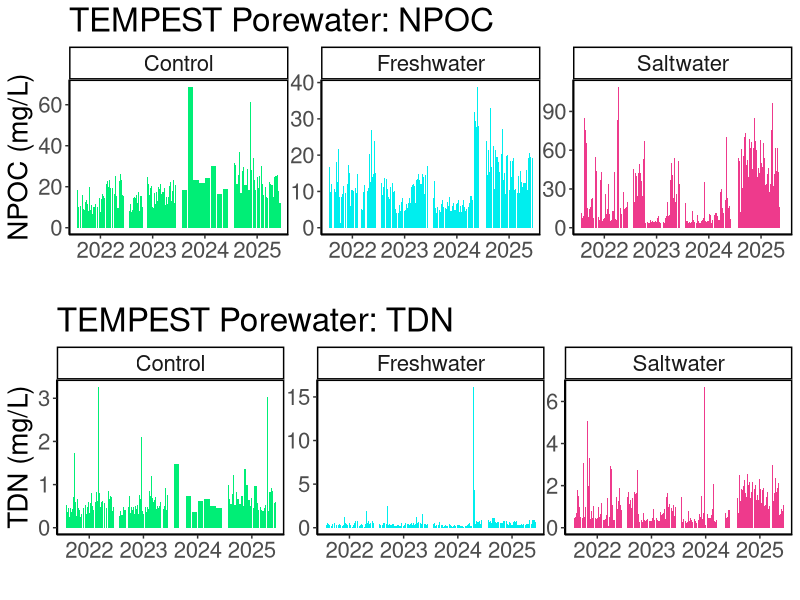
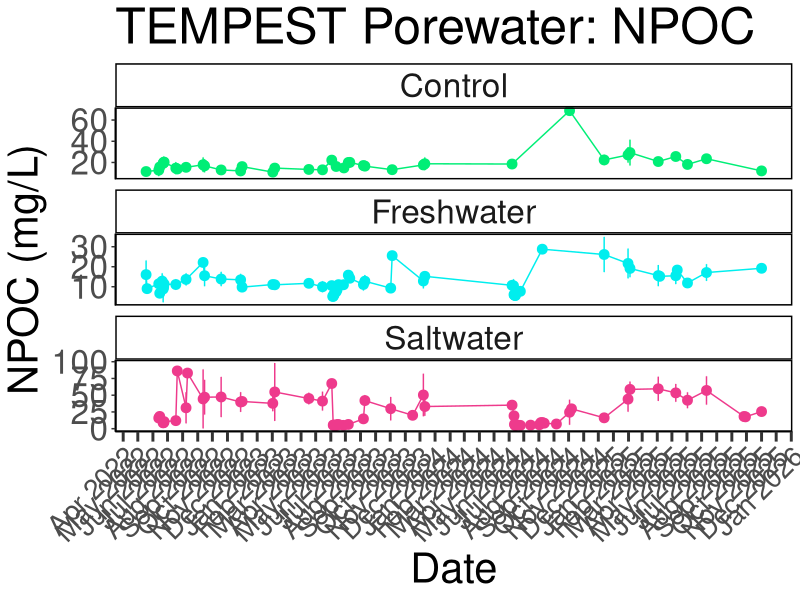
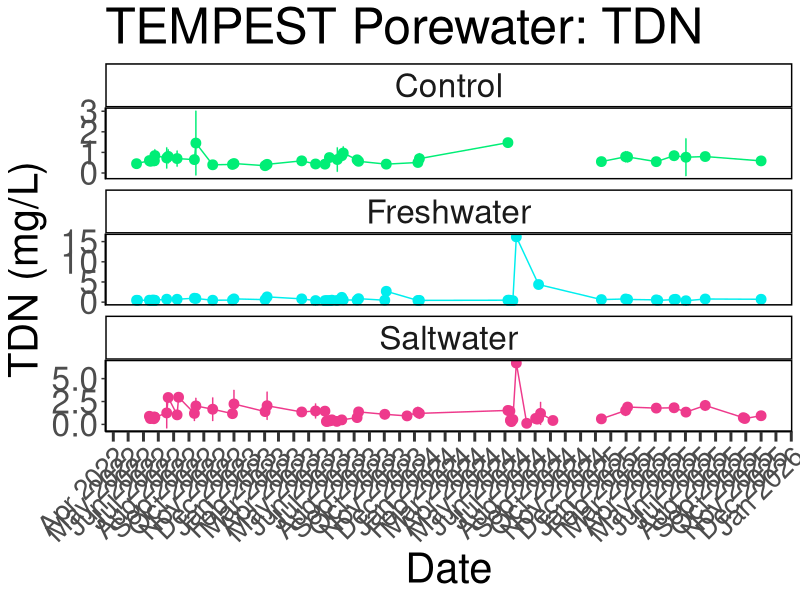
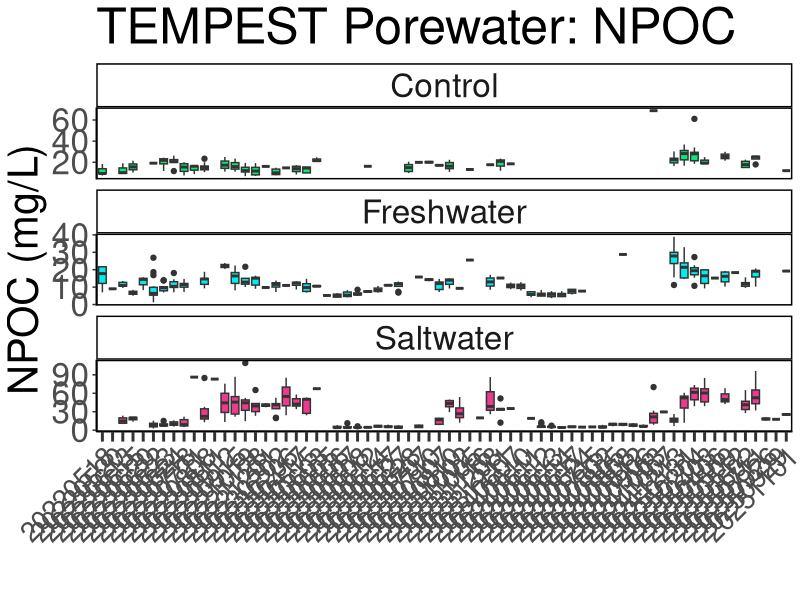
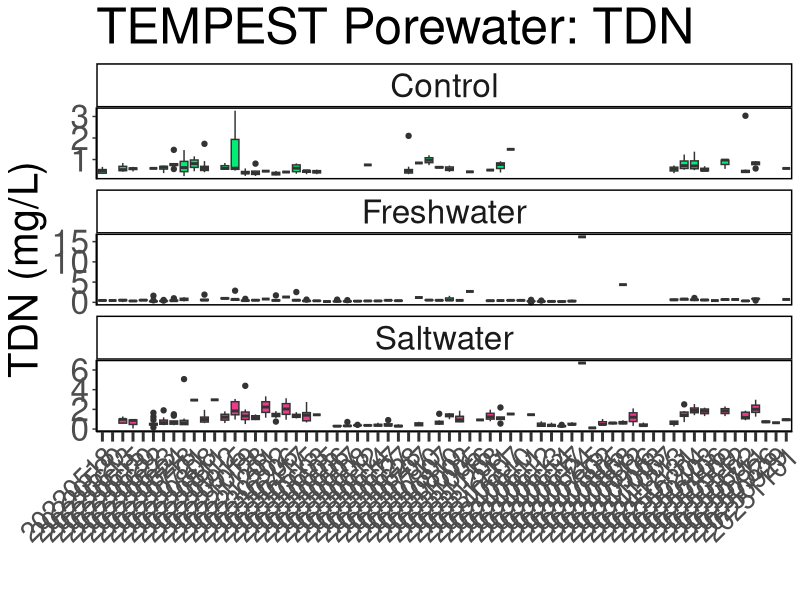
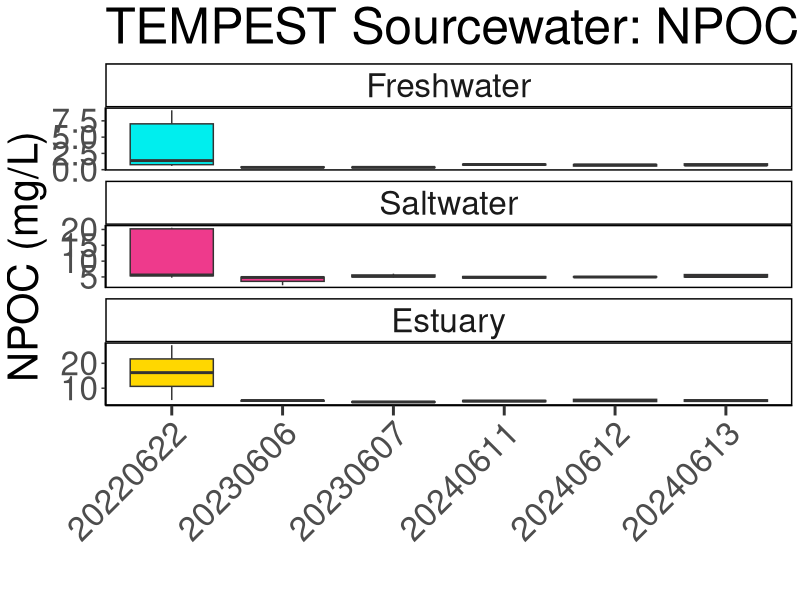
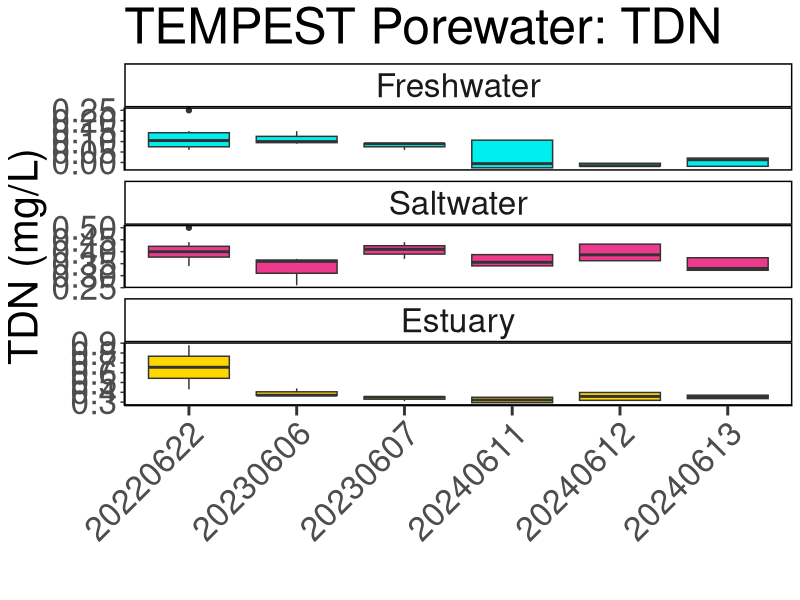

These figures' R source, in order:
## ---- chunk 1
library(dplyr)
library(ggplot2)
library(ggpubr)
library(stringr)
library(readxl)
library(tidyr)
library(tibble)
library(openxlsx)
library(knitr)
## ---- chunk 2

#read in 2023 DOC Data:
dat22 <- read.csv("tmp_doc_2022/COMPASS_TEMPEST_DOC_2022.csv", colClasses = "character")
# head(dat24)
colnames(dat22)

#read in 2023 DOC Data:
dat23 <- read.csv("tmp_doc_2023/COMPASS_TEMPEST_DOC_2023.csv", colClasses = "character")
# head(dat24)
colnames(dat23)

#read in 2024 DOC Data:
dat24 <- read.csv("tmp_doc_2024/COMPASS_TEMPEST_DOC_2024.csv", colClasses = "character")
# head(dat24)
colnames(dat24)

#read in 2025 DOC Data:
dat25 <- read.csv("tmp_doc_2025/COMPASS_TEMPEST_DOC_2025.csv", colClasses = "character")
# head(dat25)
colnames(dat25)

raw_dat <- bind_rows(dat22, dat23, dat24, dat25)

##Sourcewater samples should be NA for depth, all other samples 15 cm. 
raw_dat <- raw_dat %>% 
  mutate(Depth_cm = ifelse(str_detect(Sample_ID, "SOURCE"), NA, 15))

##Convert Collection Date into Date format
raw_dat$Collection_Date <- as.character(raw_dat$Collection_Date)
raw_dat$Collection_Date_formatted <- as.Date(raw_dat$Collection_Date, format = "%Y%m%d")

##Extract Year and month from Collection Date
raw_dat$Year <- format(raw_dat$Collection_Date_formatted, format = "%Y")
raw_dat$Month <- format(raw_dat$Collection_Date_formatted, format = "%m")
raw_dat$Day <- format(raw_dat$Collection_Date_formatted, format = "%d")

##Uppercase sample IDs
raw_dat$Sample_ID <- toupper(raw_dat$Sample_ID)

all_dat <- raw_dat %>%
  rename(
    Plot = plot, 
    Grid = grid
  ) %>%
  dplyr::select(
    Project, Site, Plot, Grid, Depth_cm, Sample_ID, 
    npoc_mgL, npoc_uM, npoc_flag, tdn_mgL, tdn_uM, tdn_flag, Analysis_runtime,
    Run_notes, Field_notes, Evacuation_date_YYYMMDD, Collection_Date_YYYYMMDD, 
    Collection_Start_Time_24hrs, Collection_End_Time_24hrs, EST_EDT, Volume_mL
        # list columns in the order you want them
  )


##Set 4 decimal points max
all_dat$npoc_uM <- as.numeric(all_dat$npoc_uM)
all_dat$tdn_uM <- as.numeric(all_dat$tdn_uM)

all_dat <- all_dat %>%
  mutate(npoc_uM = round(npoc_uM, 2)) %>%
  mutate(tdn_uM = round(tdn_uM, 2))

## ---- chunk 3

colnames(all_dat)

#pull the column names from the all_dat dataframe and create a new dataframe with them 
metadat <- data.frame(Column_Names = colnames(all_dat))
metadat

metadat$Description <- ""
metadat$Units <- ""
metadat$Instrument_ifapplicable <- ""

#add information about each line: 

metadat$Description <- c("Project name", 
                         "Site where sample collected", 
                         "Plot where sample collected (SW = Saltwater, FW = Freshwater, C = 
                         Control, Estuary)", 
                         "Grid where sample collected (Letter + Number)", 
                         "Depth where sample collected", 
                         "Sample Identifier", 
                         "Non-Purgeable Organic Carbon (NPOC) concentration in mg/L", 
                         "Non-Purgeable Organic Carbon (NPOC) concentration in uM", 
                         "QAQC Flags generated during checks of NPOC standards, blanks, dups, and spks", 
                         "Total Dissolved Nitrogen (TDN) concentration in mg/L", 
                         "Total Dissolved Nitrogen (TDN) concentration in uM",                          
                         "QAQC Flags generated during checks of TDN standards, blanks, dups, and spks", 
                         "The date that samples were run on the Shimadzu TOC", 
                         "Any notes generated during QAQC", 
                         "Any notes generated during sample collection in the field", 
                         "Date lysimeter evacuated", 
                         "Date sample collected", 
                         "Time lysimeter evacuated", 
                         "Time sample collected", 
                         "Time zone of sample collection", 
                         "Volume of sample collected (mL)")

metadat$Units <-       c("NA", 
                         "NA",
                         "NA", 
                         "NA", 
                         "cm",
                         "NA",
                         "mg/L",
                         "uM",
                         "NA", 
                         "mg/L",
                         "uM",
                         "NA", 
                         "NA",
                         "NA", 
                         "NA", 
                         "NA",
                         "NA", 
                         "NA", 
                         "NA",
                         "NA", 
                         "mL")

metadat$Instrument_ifapplicable <-  
  
                       c("NA", 
                         "NA",
                         "NA", 
                         "NA",
                         "cm",
                         "NA", 
                         "Shimadzu TOC",
                         "Shimadzu TOC",
                         "NA", 
                         "Shimadzu TOC",
                         "Shimadzu TOC",
                         "NA", 
                         "NA",
                         "NA", 
                         "NA", 
                         "NA",
                         "NA", 
                         "NA", 
                         "NA",
                         "NA", 
                         "mL")


## ---- chunk 4

#write out a csv of all the data to the main folder: 
write.csv(all_dat, "COMPASS_TEMPEST_DOC_AllData.csv")


#write out a csv of the metadata associated with the data: 
write.csv(metadat, "COMPASS_TEMPEST_DOC_Metadata.csv")

## ---- chunk 5

##Remove Sourcewater
data_plotting <- raw_dat %>%
  filter(!str_detect(grid, "Source"))

data_plotting$npoc_mgL <- as.numeric(data_plotting$npoc_mgL)
data_plotting$tdn_mgL <- as.numeric(data_plotting$tdn_mgL)

data_plotting <- data_plotting %>% 
    mutate(
    plot_1 = case_when(
      plot == "C" ~ "Control",
      plot == "FW" ~ "Freshwater",
      plot == "SW" ~ "Saltwater",
      TRUE ~ plot  # keep everything else unchanged
    )
  ) %>%
  mutate(plot_1 = factor(plot_1, levels = c("Control", "Freshwater", "Saltwater")))

#Plot data by year and change colors based on Grid:
viz_npoc_plot <- ggplot(data_plotting, aes(x = as.character(Year), y = npoc_mgL, fill = plot_1)) +
  geom_bar(stat = "identity", position = position_dodge2(preserve = "total")) +
  facet_wrap( ~ plot_1, scales="free") +
  scale_fill_manual(values = c(
    "Control" = "springgreen2",
    "Freshwater" = "cyan2",
    "Saltwater" = "violetred2"
  )) +
  theme_classic() +
  labs(x = " ", y = "NPOC (mg/L)", title = "TEMPEST Porewater: NPOC") +
  theme(
    panel.spacing = unit(.05, "lines"), 
    panel.border = element_rect(color = "black", fill = NA, linewidth = 1)) + 
  theme(text = element_text(size = 20))+ 
  theme(legend.position = "none")


# viz_npoc_plot

viz_tdn_plot <- ggplot(data_plotting, aes(x = as.character(Year), y = tdn_mgL, fill = plot_1)) +
  geom_bar(stat = "identity", position = position_dodge2(preserve = "total")) +
  facet_wrap( ~ plot_1, scales="free") +
  scale_fill_manual(values = c(
    "Control" = "springgreen2",
    "Freshwater" = "cyan2",
    "Saltwater" = "violetred2"
  )) +
  theme_classic() +
  labs(x = " ", y = "TDN (mg/L)", title = "TEMPEST Porewater: TDN") +
  theme(
    panel.spacing = unit(.05, "lines"), 
    panel.border = element_rect(color = "black", fill = NA, linewidth = 1)) + 
  theme(text = element_text(size = 20))+ 
  theme(legend.position = "none")

# viz_tdn_plot

ggarrange(viz_npoc_plot, viz_tdn_plot, nrow=2, ncol=1)


## ---- chunk 6

##Summarize DOC by Date and Grid
DOC_avg <- data_plotting %>%
  group_by(Collection_Date_formatted, plot_1) %>%
   dplyr::summarize(mean_npoc = mean(npoc_mgL, na.rm=TRUE),
            sd_npoc = sd(npoc_mgL, na.rm=TRUE),
            mean_tdn = mean(tdn_mgL, na.rm=TRUE),
            sd_tdn = sd(tdn_mgL, na.rm=TRUE))

# Define the specific date breaks you want to display
specific_breaks <- as.Date(c("2022-01-01","2023-01-01","2024-01-01", "2025-01-01"))

viz_npoc_plot_avgs <- ggplot(DOC_avg, aes(x = Collection_Date_formatted, y = mean_npoc, color = plot_1)) +
  geom_point(size = 3) + 
  geom_errorbar(aes(ymin = mean_npoc - sd_npoc, ymax = mean_npoc + sd_npoc), width = 0.2) + 
  geom_line() + 
  facet_wrap( ~ plot_1, scales="free_y", ncol = 1) +
  scale_color_manual(values = c(
    "Control" = "springgreen2",
    "Freshwater" = "cyan2",
    "Saltwater" = "violetred2"
  )) +
  theme_classic() +
  labs(x = "Date", y = "NPOC (mg/L)", title = "TEMPEST Porewater: NPOC") +
  theme(
    panel.spacing = unit(0.5, "lines"), 
    panel.border = element_rect(color = "black", fill = NA, linewidth = 1)) +
  theme(text = element_text(size = 30))+
  scale_x_date(date_labels = "%b %Y", date_breaks = "1 month") + # Format x-axis labels
  theme(axis.ticks.x = element_line(linewidth = 1))+
  theme(axis.ticks.length.x = unit(0.25, "cm"))+ 
  theme(legend.position = "none")+ 
  theme(axis.text.x = element_text(angle = 45, hjust = 1, size = 20))

viz_npoc_plot_avgs


viz_tdn_plot_avgs <- ggplot(DOC_avg, aes(x = Collection_Date_formatted, y = mean_tdn, color = plot_1)) +
  geom_point(size = 3) + 
  geom_errorbar(aes(ymin = mean_tdn - sd_tdn, ymax = mean_tdn + sd_tdn), width = 0.2) + 
  geom_line() + 
  facet_wrap( ~ plot_1, scales="free_y", ncol = 1) +
  scale_color_manual(values = c(
    "Control" = "springgreen2",
    "Freshwater" = "cyan2",
    "Saltwater" = "violetred2"
  )) +
  theme_classic() +
  labs(x = "Date", y = "TDN (mg/L)", title = "TEMPEST Porewater: TDN") +
  theme(
    panel.spacing = unit(0.5, "lines"), 
    panel.border = element_rect(color = "black", fill = NA, linewidth = 1)) +
  theme(text = element_text(size = 30))+
  scale_x_date(date_labels = "%b %Y", date_breaks = "1 month") + # Format x-axis labels
  theme(axis.ticks.x = element_line(linewidth = 1))+
  theme(axis.ticks.length.x = unit(0.25, "cm"))+ 
  theme(legend.position = "none")+ 
  theme(axis.text.x = element_text(angle = 45, hjust = 1, size = 20))

viz_tdn_plot_avgs

# ggarrange(viz_cl_plot_avgs, viz_tdn_plot_avgs, nrow=1, ncol=2)

## ---- chunk 7

##Boxplot Summarize DOC by Date, Site, and Grid
viz_npoc_boxplot <- ggplot(data_plotting, aes(x = Collection_Date,  y = npoc_mgL, fill = plot_1)) +
  geom_boxplot() + 
  facet_wrap( ~ plot_1, scales="free_y", ncol = 1) +
  # scale_x_discrete(drop = TRUE) +
  scale_fill_manual(values = c(
    "Control" = "springgreen2",
    "Freshwater" = "cyan2",
    "Saltwater" = "violetred2"
  ), labels = c("Control", "Freshwater", "Saltwater")) +
  theme_classic() +
  labs(x = " ", y = "NPOC (mg/L)", title = "TEMPEST Porewater: NPOC") +
  theme(
    panel.spacing = unit(0.5, "lines"), 
    panel.border = element_rect(color = "black", fill = NA, linewidth = 1)) +
  theme(axis.text.x = element_text(angle = 45, vjust = 1, hjust = 1, size = 20))+ 
  theme(text = element_text(size = 30))+
  theme(axis.ticks.x = element_line(linewidth = 1))+
  theme(axis.ticks.length.x = unit(0.25, "cm"))+ 
  theme(legend.position = "none")

viz_npoc_boxplot


viz_tdn_boxplot <- ggplot(data_plotting, aes(x = Collection_Date,  y = tdn_mgL, fill = plot_1)) +
  geom_boxplot() + 
  facet_wrap( ~ plot_1, scales="free_y", ncol = 1) +
  scale_x_discrete(drop = TRUE) +
  scale_fill_manual(values = c(
    "Control" = "springgreen2",
    "Freshwater" = "cyan2",
    "Saltwater" = "violetred2"
  ), labels = c("Control", "Freshwater", "Saltwater")) +
  theme_classic() +
  labs(x = " ", y = "TDN (mg/L)", title = "TEMPEST Porewater: TDN") +
  theme(
    panel.spacing = unit(0.5, "lines"), 
    panel.border = element_rect(color = "black", fill = NA, linewidth = 1)) +
  theme(axis.text.x = element_text(angle = 45, vjust = 1, hjust = 1, size = 20))+ 
  theme(text = element_text(size = 30))+
  theme(axis.ticks.x = element_line(linewidth = 1))+
  theme(axis.ticks.length.x = unit(0.25, "cm"))+ 
  theme(legend.position = "none")

viz_tdn_boxplot

# ggarrange(viz_cl_boxplot, viz_so4_boxplot, nrow=1, ncol=2)

# # Save as a PNG
# png("COMPASS_SynopticCB_Cl_alldata.png", width = 2000, height = 1200, res = 100) 
# print(viz_cl_boxplot)  # For ggplot objects, use print()
# dev.off() 
# 
# # Save as a PNG
# png("COMPASS_SynopticCB_SO4_alldata.png", width = 2000, height = 1200, res = 100) 
# print(viz_so4_boxplot)  # For ggplot objects, use print()
# dev.off() 

## ---- chunk 8

##Only Sourcewater
data_plotting_source <- raw_dat %>%
  filter(str_detect(grid, "Source"))

data_plotting_source$npoc_mgL <- as.numeric(data_plotting_source$npoc_mgL)
data_plotting_source$tdn_mgL <- as.numeric(data_plotting_source$tdn_mgL)

data_plotting_source <- data_plotting_source %>% 
    mutate(
    plot_1 = case_when(
      plot == "C" ~ "Control",
      plot == "FW" ~ "Freshwater",
      plot == "SW" ~ "Saltwater",
      plot == "ESTUARY" ~ "Estuary",
      TRUE ~ plot  # keep everything else unchanged
    )
  ) %>%
  mutate(plot_1 = factor(plot_1, levels = c("Control", "Freshwater", "Saltwater", "Estuary")))

##Boxplot Summarize DOC by Date, Site, and Grid
viz_npoc_boxplot <- ggplot(data_plotting_source, aes(x = Collection_Date,  y = npoc_mgL, fill = plot_1)) +
  geom_boxplot() + 
  facet_wrap( ~ plot_1, scales="free_y", ncol = 1) +
  # scale_x_discrete(drop = TRUE) +
  scale_fill_manual(values = c(
    "Control" = "springgreen2",
    "Freshwater" = "cyan2",
    "Saltwater" = "violetred2", 
    "Estuary" = "gold"
  ), labels = c("Control", "Freshwater", "Saltwater", "Estuary")) +
  theme_classic() +
  labs(x = " ", y = "NPOC (mg/L)", title = "TEMPEST Sourcewater: NPOC") +
  theme(
    panel.spacing = unit(0.5, "lines"), 
    panel.border = element_rect(color = "black", fill = NA, linewidth = 1)) +
  theme(axis.text.x = element_text(angle = 45, vjust = 1, hjust = 1))+ 
  theme(text = element_text(size = 30))+
  theme(axis.ticks.x = element_line(linewidth = 1))+
  theme(axis.ticks.length.x = unit(0.25, "cm"))+ 
  theme(legend.position = "none")

viz_npoc_boxplot


viz_tdn_boxplot <- ggplot(data_plotting_source, aes(x = Collection_Date,  y = tdn_mgL, fill = plot_1)) +
  geom_boxplot() + 
  facet_wrap( ~ plot_1, scales="free_y", ncol = 1) +
  scale_x_discrete(drop = TRUE) +
  scale_fill_manual(values = c(
    "Control" = "springgreen2",
    "Freshwater" = "cyan2",
    "Saltwater" = "violetred2", 
    "Estuary" = "gold"
  ), labels = c("Control", "Freshwater", "Saltwater", "Estuary")) +
  theme_classic() +
  labs(x = " ", y = "TDN (mg/L)", title = "TEMPEST Porewater: TDN") +
  theme(
    panel.spacing = unit(0.5, "lines"), 
    panel.border = element_rect(color = "black", fill = NA, linewidth = 1)) +
  theme(axis.text.x = element_text(angle = 45, vjust = 1, hjust = 1))+ 
  theme(text = element_text(size = 30))+
  theme(axis.ticks.x = element_line(linewidth = 1))+
  theme(axis.ticks.length.x = unit(0.25, "cm"))+ 
  #scale_x_discrete(labels = c("Upland", "Swamp", "Transition", "Wetland", "Surface Water"))+ 
  theme(legend.position = "none")

viz_tdn_boxplot

# ggarrange(viz_cl_boxplot, viz_so4_boxplot, nrow=1, ncol=2)

# # Save as a PNG
# png("COMPASS_SynopticCB_Cl_alldata.png", width = 2000, height = 1200, res = 100) 
# print(viz_cl_boxplot)  # For ggplot objects, use print()
# dev.off() 
# 
# # Save as a PNG
# png("COMPASS_SynopticCB_SO4_alldata.png", width = 2000, height = 1200, res = 100) 
# print(viz_so4_boxplot)  # For ggplot objects, use print()
# dev.off() 

## ---- chunk 9
# It would also be great to add to our collation codes a summary chunk that will calculate value ranges, means, and standard deviations (and errors) for each site, Grid, depth for each year; also for each site Grid, depth overall; and for each site and Grid overall so that we have some easy access to metrics. Was just thinking this might be helpful today when re-collating the DIC data.

colnames(data_plotting)

##Metrics for each Grid for each year
summary_by_year <- data_plotting %>%
  group_by(Year, plot_1) %>%
   reframe(
     min_npoc_mgL = min(npoc_mgL, na.rm=TRUE),
     max_npoc_mgL = max(npoc_mgL, na.rm=TRUE), 
     mean_npoc_mgL = mean(npoc_mgL, na.rm=TRUE), 
     sd_npoc_mgL = sd(npoc_mgL, na.rm=TRUE), 

     min_tdn_mgL = min(tdn_mgL, na.rm=TRUE),
     max_tdn_mgL = max(tdn_mgL, na.rm=TRUE), 
     mean_tdn_mgL = mean(tdn_mgL, na.rm=TRUE), 
     sd_tdn_mgL = sd(tdn_mgL, na.rm=TRUE)) %>%
  mutate(across(where(is.numeric), round, digits = 4)) 

##Metrics for each Grid for all years
summary_all_years <- data_plotting %>%
  group_by(plot_1) %>%
   reframe(
     min_npoc_mgL = min(npoc_mgL, na.rm=TRUE),
     max_npoc_mgL = max(npoc_mgL, na.rm=TRUE), 
     mean_npoc_mgL = mean(npoc_mgL, na.rm=TRUE), 
     sd_npoc_mgL = sd(npoc_mgL, na.rm=TRUE), 

     min_tdn_mgL = min(tdn_mgL, na.rm=TRUE),
     max_tdn_mgL = max(tdn_mgL, na.rm=TRUE), 
     mean_tdn_mgL = mean(tdn_mgL, na.rm=TRUE), 
     sd_tdn_mgL = sd(tdn_mgL, na.rm=TRUE)) %>%
  mutate(across(where(is.numeric), round, digits = 4)) 

## ---- chunk 10
# It would also be great to add to our collation codes a summary chunk that will calculate value ranges, means, and standard deviations (and errors) for each site, Grid, depth for each year; also for each site Grid, depth overall; and for each site and Grid overall so that we have some easy access to metrics. Was just thinking this might be helpful today when re-collating the DIC data.

colnames(data_plotting_source)

##Metrics for each Grid for each year
summary_by_year_source <- data_plotting_source %>%
  group_by(Year, plot_1) %>%
   reframe(
     min_npoc_mgL = min(npoc_mgL, na.rm=TRUE),
     max_npoc_mgL = max(npoc_mgL, na.rm=TRUE), 
     mean_npoc_mgL = mean(npoc_mgL, na.rm=TRUE), 
     sd_npoc_mgL = sd(npoc_mgL, na.rm=TRUE), 

     min_tdn_mgL = min(tdn_mgL, na.rm=TRUE),
     max_tdn_mgL = max(tdn_mgL, na.rm=TRUE), 
     mean_tdn_mgL = mean(tdn_mgL, na.rm=TRUE), 
     sd_tdn_mgL = sd(tdn_mgL, na.rm=TRUE)) %>%
  mutate(across(where(is.numeric), round, digits = 4)) 

##Metrics for each Grid for all years
summary_all_years_source <- data_plotting_source %>%
  group_by(plot_1) %>%
   reframe(
     min_npoc_mgL = min(npoc_mgL, na.rm=TRUE),
     max_npoc_mgL = max(npoc_mgL, na.rm=TRUE), 
     mean_npoc_mgL = mean(npoc_mgL, na.rm=TRUE), 
     sd_npoc_mgL = sd(npoc_mgL, na.rm=TRUE), 

     min_tdn_mgL = min(tdn_mgL, na.rm=TRUE),
     max_tdn_mgL = max(tdn_mgL, na.rm=TRUE), 
     mean_tdn_mgL = mean(tdn_mgL, na.rm=TRUE), 
     sd_tdn_mgL = sd(tdn_mgL, na.rm=TRUE)) %>%
  mutate(across(where(is.numeric), round, digits = 4)) 

## ---- chunk 11

library(kableExtra)

kable(
  summary_by_year[, c("Year", "plot_1", "min_npoc_mgL",	"max_npoc_mgL",	"mean_npoc_mgL", "min_tdn_mgL",	"max_tdn_mgL",	"mean_tdn_mgL")],  
  format = "latex",
  booktabs = TRUE,
  caption = "Porewater Summary Statistics by Year"
) %>%
  kable_styling(
    latex_options = c("hold_position", "striped", "scale_down"),
    font_size = 12
  ) %>%
  row_spec(0, bold = TRUE) %>%   # header
  column_spec(1, bold = TRUE)

kable(
  summary_all_years[, c("plot_1", "min_npoc_mgL",	"max_npoc_mgL",	"mean_npoc_mgL", "min_tdn_mgL",	"max_tdn_mgL",	"mean_tdn_mgL")],  
  format = "latex",
  booktabs = TRUE,
  caption = "Porewater Summary Statistics by Grid"
) %>%
  kable_styling(
    latex_options = c("hold_position", "striped", "scale_down"),
    font_size = 12
  ) %>%
  row_spec(0, bold = TRUE) %>%   # header
  column_spec(1, bold = TRUE)

## ---- chunk 12

library(kableExtra)

kable(
  summary_by_year_source[, c("Year", "plot_1", "min_npoc_mgL",	"max_npoc_mgL",	"mean_npoc_mgL", "min_tdn_mgL",	"max_tdn_mgL",	"mean_tdn_mgL")],  
  format = "latex",
  booktabs = TRUE,
  caption = "Sourcewater Summary Statistics by Year"
) %>%
  kable_styling(
    latex_options = c("hold_position", "striped", "scale_down"),
    font_size = 12
  ) %>%
  row_spec(0, bold = TRUE) %>%   # header
  column_spec(1, bold = TRUE)

kable(
  summary_by_year_source[, c("plot_1", "min_npoc_mgL",	"max_npoc_mgL",	"mean_npoc_mgL", "min_tdn_mgL",	"max_tdn_mgL",	"mean_tdn_mgL")],  
  format = "latex",
  booktabs = TRUE,
  caption = "Sourcewater Summary Statistics by Grid"
) %>%
  kable_styling(
    latex_options = c("hold_position", "striped", "scale_down"),
    font_size = 12
  ) %>%
  row_spec(0, bold = TRUE) %>%   # header
  column_spec(1, bold = TRUE)

## ---- chunk 13

#write out a csv of all the data to the main folder: 
write.csv(summary_by_year, "COMPASS_TEMPEST_PW_DOC_Summarized_By_Year.csv")

#write out a csv of the metadata associated with the data: 
write.csv(summary_all_years, "COMPASS_TEMPEST_PW_DOC_Summarized_Years_Combined.csv")


#write out a csv of all the data to the main folder: 
write.csv(summary_by_year_source, "COMPASS_TEMPEST_SOURCE_DOC_Summarized_By_Year.csv")

#write out a csv of the metadata associated with the data: 
write.csv(summary_all_years_source, "COMPASS_TEMPEST_SOURCE_DOC_Summarized_Years_Combined.csv")
